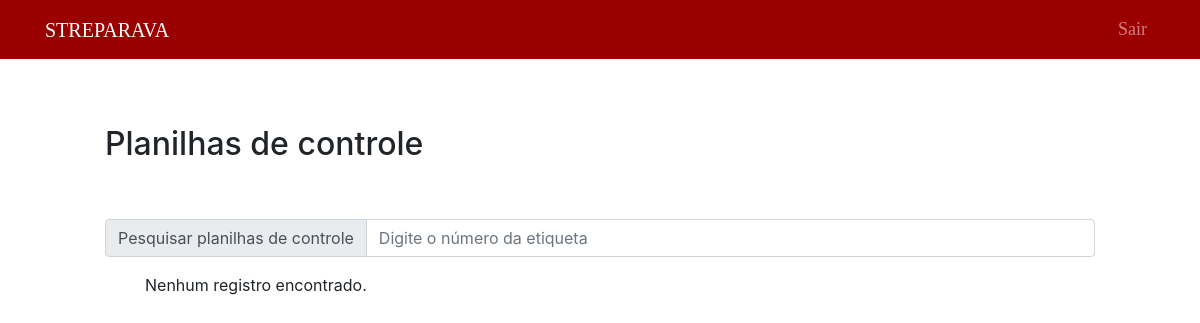
The page /public/aprovacao70/aprovar70.php (signed in) on the database as committed earlier.
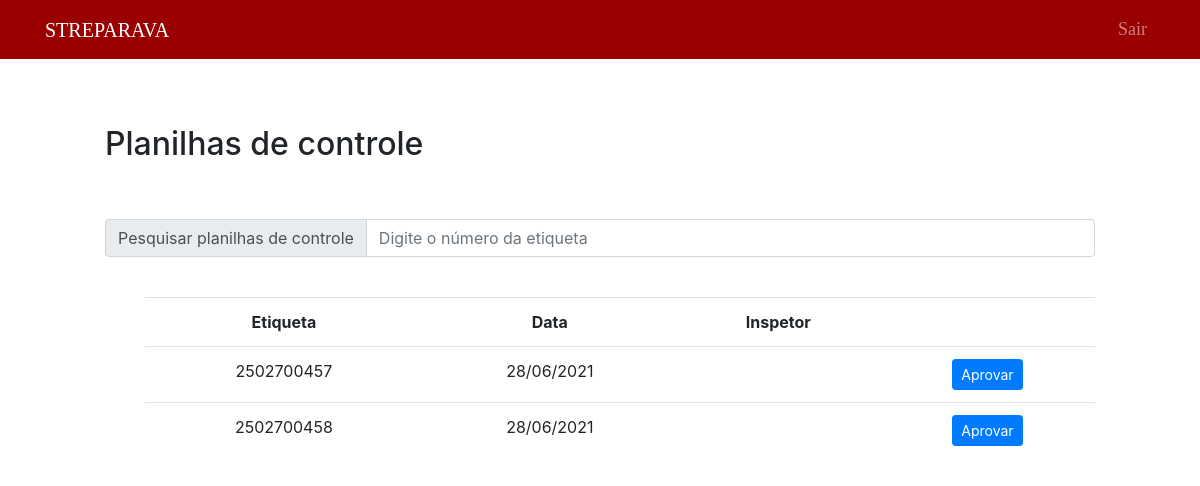
The same page on the database as committed later.
### tables this page shows
CREATE TABLE `g70` (
  `etiqueta` bigint(50) NOT NULL,
  `codigo` bigint(20) NOT NULL,
  `operador` varchar(200) NOT NULL,
  `operador2` varchar(100) NOT NULL,
  `operador3` varchar(100) NOT NULL,
  `esmagamento_dir` varchar(5) NOT NULL,
  `montagem_dir` varchar(5) NOT NULL,
  `esmagamento_esq` varchar(5) NOT NULL,
  `montagem_esq` varchar(5) NOT NULL,
  `oscilacao_esq` float NOT NULL,
  `oscilacao_dir` float NOT NULL,
  `operacao1` varchar(100) NOT NULL,
  `operacao1op` varchar(100) DEFAULT NULL,
  `operacao2` varchar(100) NOT NULL,
  `operacao2op` varchar(100) DEFAULT NULL,
  `operacao3` varchar(100) NOT NULL,
  `operacao3op` varchar(100) DEFAULT NULL,
  `travessa` varchar(50) NOT NULL,
  `data` date NOT NULL,
  `observacoes` text NOT NULL,
  `inspetor` varchar(100) NOT NULL
);

### public/aprovacao70/aprovar70NoSearch.php (the view, shortened to what this page needs)
<?php
    include("../../data/connection.php");
    $sql = "SELECT *, DATE_FORMAT(data,'%d/%m/%Y') as datas FROM g70";
    $dadosPDCa = $connection -> query($sql);
    if($dadosPDCa -> num_rows > 0)
    {
    ?>
    <div style="margin-left: 100px; margin-right: 100px;">
        <br>
        <table class="table" style="text-align: center;">
            <tr>
                <th>Etiqueta</th>
                <th>Data</th>
                <th>Inspetor</th>
                <th></th>
            </tr>
            <?php
                while($exibir = $dadosPDCa -> fetch_assoc())
                {
                ?>
                    <tr>
                        <td><?php echo $exibir["etiqueta"] ?></td>
                        <td><?php echo $exibir["datas"] ?></td>
                        <td><?php echo $exibir["inspetor"] ?></td>
                        <td>
                            <button type="button" class="btn btn-primary btn-sm">
                                <a href="editAprovar70.php?etiqueta=<?php echo $exibir["etiqueta"]?>" style="text-decoration: none; color: white">Aprovar</a>
                            </button>
                        </td>
                    </tr>
                <?php
                    }
                ?>
        </table>
    </div>
<?php
    }
    else
    {?>
        <div style="margin-left: 100px; margin-right: 100px;">
        <?php
        echo "Nenhum registro encontrado.";
    }
?>

Rows that differ between the two databases and show on the page:
added g70: etiqueta "2502700457", datas "28/06/2021"
added g70: etiqueta "2502700458", datas "28/06/2021"
Other text that changed with them:
text no longer shown: "Nenhum registro encontrado."
text now shown: "Etiqueta Data Inspetor"
